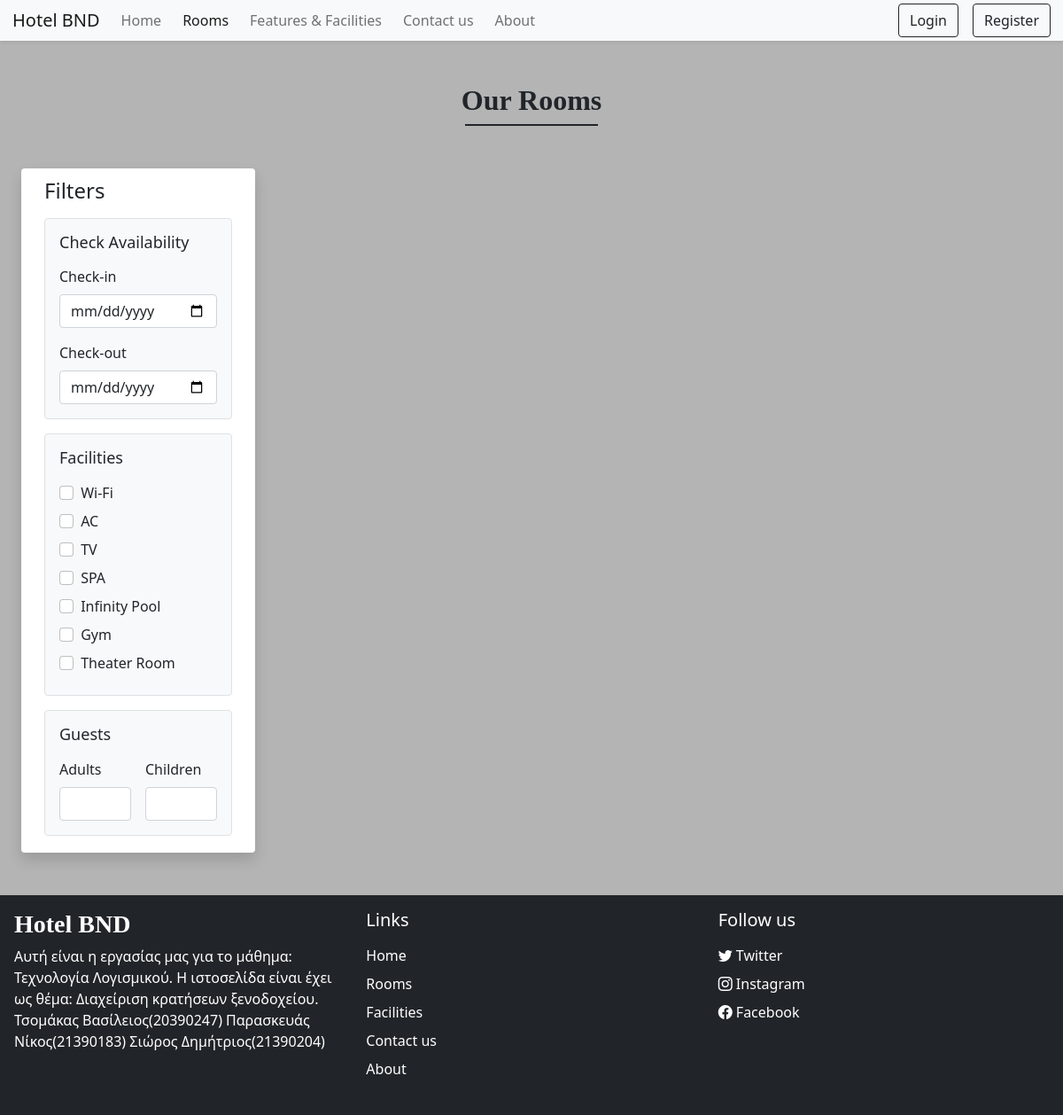
The page /rooms.php on the database its author committed.
### tables this page shows
CREATE TABLE `settings` (
  `sr_no` int(11) NOT NULL,
  `site_title` varchar(50) NOT NULL,
  `site_about` varchar(250) NOT NULL,
  `shutdown` tinyint(1) NOT NULL
);

CREATE TABLE `facilities` (
  `id` int(11) NOT NULL,
  `icon` varchar(100) NOT NULL,
  `name` varchar(50) NOT NULL,
  `descr` varchar(250) NOT NULL
);

### admin/inc/db_config.php (called while the page is built, shortened)
<?php
    function selectALL($table){
        $con = $GLOBALS['con'];
        $res = mysqli_query($con, "SELECT * FROM $table");
        return $res;
    }
    function select($sql,$values,$datatypes)
    {
        $con = $GLOBALS['con'];
        if($stmt = mysqli_prepare($con,$sql)){
            mysqli_stmt_bind_param($stmt,$datatypes,...$values);
            if(mysqli_stmt_execute($stmt)){
                $res = mysqli_stmt_get_result($stmt);
                return $res;
            }
            else{
                mysqli_stmt_close($stmt);
                die("Query cannot be executed - Select");
            }
        }
        else{
            die("Query cannot be prepared - Select");
        }
    }
?>

### rooms.php (the view, shortened to what this page needs)
<!DOCTYPE html>
<html lang="en">
<head>
  <?php require('inc/links.php') ?>
  <link rel="stylesheet" href="https://cdn.jsdelivr.net/npm/swiper@11/swiper-bundle.min.css">
</head>
<body class="color-bg">
  <?php
    require('inc/header.php');
    $checkin_default = "";
    $checkout_default = "";
    $adult_default = "";
    $children_default = "";
  ?>
  <div class="my-5 px-4">
    <h2 class="fw-bold h-font text-center">Our Rooms</h2>
    <div class="h-line bg-dark"></div>
  </div>
  <div class="container-fluid">
    <div class="row">
      <div class="col-lg-3 col-md-12 mb-lg-0 mb-4 ps-4">
        <nav class="navbar navbar-expand-lg navbar-light bg-white rounded shadow">
          <div class="container-fluid flex-lg-column align-items-stretch">
            <h4 class="mt-2">Filters</h4>
            <div class="collapse navbar-collapse flex-column align-items-stretch mt-2" id="filterDropdown">
              <div class="border bg-light p-3 rounded mb-3">
                <h5 class="d-flex align-items-center justify-content-between mb-3" style="font-size: 18px">
                  <span>Check Availability</span>
                </h5>
                <label class="form-label">Check-in</label>
                <input type="date" class="form-control shadow-none mb-3" value="<?php echo $checkin_default ?>" id="checkin" onchange="chk_avail_filter()">
                <label class="form-label">Check-out</label>
                <input type="date" class="form-control shadow-none" value="<?php echo $checkout_default ?>" id="checkout" onchange="chk_avail_filter()">
              </div>
              <div class="border bg-light p-3 rounded mb-3">
                <h5 class="d-flex align-items-center justify-content-between mb-3" style="font-size: 18px">
                  <span>Facilities</span>
                </h5>
                <?php
                  $facilities_q = selectALL('facilities');
                  while($row = mysqli_fetch_assoc($facilities_q)){
                    echo<<<facilities
                      <div class="mb-2">
                        <input type="checkbox" onclick="fetch_rooms()" name="facilities" value="$row[id]" class="form-check-input shadow-none me-1" id="$row[id]">
                        <label class="form-check-label" for="$row[id]">$row[name]</label>
                      </div>
                    facilities;
                  }
                ?>
              </div>
              <div class="border bg-light p-3 rounded mb-3">
                <h5 class="d-flex align-items-center justify-content-between mb-3" style="font-size: 18px">
                  <span>Guests</span>
                </h5>
                <div class="d-flex">
                  <div class="me-3">
                    <label class="form-label">Adults</label>
                    <input type="number" min="1" id="adults" value="<?php echo $adult_default ?>" oninput="guests_filter()" class="form-control shadow-none">
                  </div>
                  <div>
                    <label class="form-label">Children</label>
                    <input type="number" min="1" id="children" value="<?php echo $children_default ?>" oninput="guests_filter()" class="form-control shadow-none">
                  </div>
                </div>
              </div>
            </div>
          </div>
        </nav>
      </div>
      <div class="col-lg-9 col-md-12 px-4" id="rooms-data">
      </div>
    </div>
  </div>
  <?php require('inc/footer.php'); ?>
</body>
</html>

### inc/header.php (shortened to what this page needs)
<nav id="nav-bar" class="navbar bg-light navbar-expand-lg navbar-light shadow-sm sticky-top">
  <div class="container-fluid">
    <a class="navbar-brand" href="index.php"><?php echo $settings_r['site_title'] ?></a>
    <div class="collapse navbar-collapse" id="navbarSupportedContent">
      <ul class="navbar-nav me-auto mb-2 mb-lg-0">
        <li class="nav-item">
          <a class="nav-link me-2" href="index.php">Home</a>
        </li>
        <li class="nav-item">
          <a class="nav-link me-2" href="rooms.php">Rooms</a>
        </li>
        <li class="nav-item">
          <a class="nav-link me-2" href="facilities.php">Features & Facilities</a>
        </li>
        <li class="nav-item">
          <a class="nav-link me-2" href="contact.php">Contact us</a>
        </li>
        <li class="nav-item">
          <a class="nav-link me-2" href="about.php">About</a>
        </li>
      </ul>
      <div class="d-flex">
        <?php
          if(isset($_SESSION['login']) && $_SESSION['login']==true)
          {
            $path = USERS_IMG_PATH;
            echo<<<data
              <div class="btn-group">
                <button type="button" class="btn btn-outline-dark shadow-none dropdown-toggle" data-bs-toggle="dropdown" data-bs-display="static" aria-expanded="false">
                  <img src="$path$_SESSION[uPic]" style="width: 25px; height: 25px;" class="rounded-circle me-1">
                  $_SESSION[uName]
                </button>
                <ul class="dropdown-menu dropdown-menu-lg-end">
                  <li><a class="dropdown-item" href="profile.php">Profile</a></li>
                  <li><a class="dropdown-item" href="bookings.php">Bookings</a></li>
                  <li><a class="dropdown-item" href="logout.php">Logout</a></li>
                </ul>
              </div>
            data;
          }
          else{
            echo<<<data
              <button type="button" class="btn btn-outline-dark shadow-none me-lg-3 me-2" data-bs-toggle="modal" data-bs-target="#loginmodal">
                Login
              </button>
              <button type="button" class="btn btn-outline-dark shadow-none" data-bs-toggle="modal" data-bs-target="#registermodal">
                Register
              </button>
            data;
          }
        ?>
      </div>
    </div>
  </div>
</nav>

### inc/footer.php (shortened to what this page needs)
<div class="container-fluid bg-dark text-white mt-5 p-3 mb-0">
  <div class="row">
    <div class="col-lg-4 p4 mb-3">
      <h3 class="h-font fw-bold fs-3 mb-2"><?php echo $settings_r['site_title'] ?></h3>
      <p>
        <?php echo $settings_r['site_about'] ?>
      </p>
    </div>
    <div class="col-lg-4 p4 mb-3">
      <h5 class="mb-3">Links</h5>
      <a href="index.php" class="d-inline-block mb-2 text-white text-decoration-none">Home</a> <br>
      <a href="rooms.php" class="d-inline-block mb-2 text-white text-decoration-none">Rooms</a> <br>
      <a href="facilities.php" class="d-inline-block mb-2 text-white text-decoration-none">Facilities</a> <br>
      <a href="contact.php" class="d-inline-block mb-2 text-white text-decoration-none">Contact us</a> <br>
      <a href="about.php" class="d-inline-block mb-2 text-white text-decoration-none">About</a>
    </div>
    <div class="col-lg-4 p4">
      <h5 class="mb-3">Follow us</h5>
      <?php
            if($contact_r['tw']!=''){
              echo<<<data
                <a href="$contact_r[tw]" class="d-inline-block text-white text-decoration-none mb-2" target="_blank">
                  <i class="bi bi-twitter"></i> Twitter
                </a>
                <br>
              data;
            }
        ?>
        <a href="<?php echo $contact_r['insta'] ?>" class="d-inline-block text-white text-decoration-none mb-2" target="_blank">
            <i class="bi bi-instagram"></i> Instagram
        </a>
        <br>
        <a href="<?php echo $contact_r['fb'] ?>" class="d-inline-block text-white text-decoration-none" target="_blank">
            <i class="bi bi-facebook"></i> Facebook
        </a>
    </div>
  </div>
</div>

### css/common.css (style rules this page uses)
body { font-family: 'Segoe UI', sans-serif; background-color: grey; }
.h-font { font-family: 'Gill Sans', cursive; }
.navbar { padding: 3px 2px; position: sticky; top: 0; }
input[type=number] { -moz-appearance: textfield; }
:root { --teal: #2ec1ac; --teal_hover: #279e8c; }
.color-bg { background-color: rgb(180, 180, 180); }
.h-line { width: 150px; margin: 0 auto; height: 1.7px; }

### rows shown on the page
settings: site_title "Hotel BND", site_about "Αυτή είναι η εργασίας μας για το μάθημα: Τεχνολογία Λογισμικού. Η ιστοσελίδα είναι έχει ως θέμα: Διαχείριση κρατήσεων ξενοδοχείου. Τσομάκας Βασίλειος(20390247) Παρασκευάς Νίκος(21390183) Σιώρος Δημήτριος(21390204)"
facilities: name "Wi-Fi"
facilities: name "AC"
facilities: name "TV"
facilities: name "SPA"
facilities: name "Infinity Pool"
facilities: name "Gym"
facilities: name "Theater Room"
